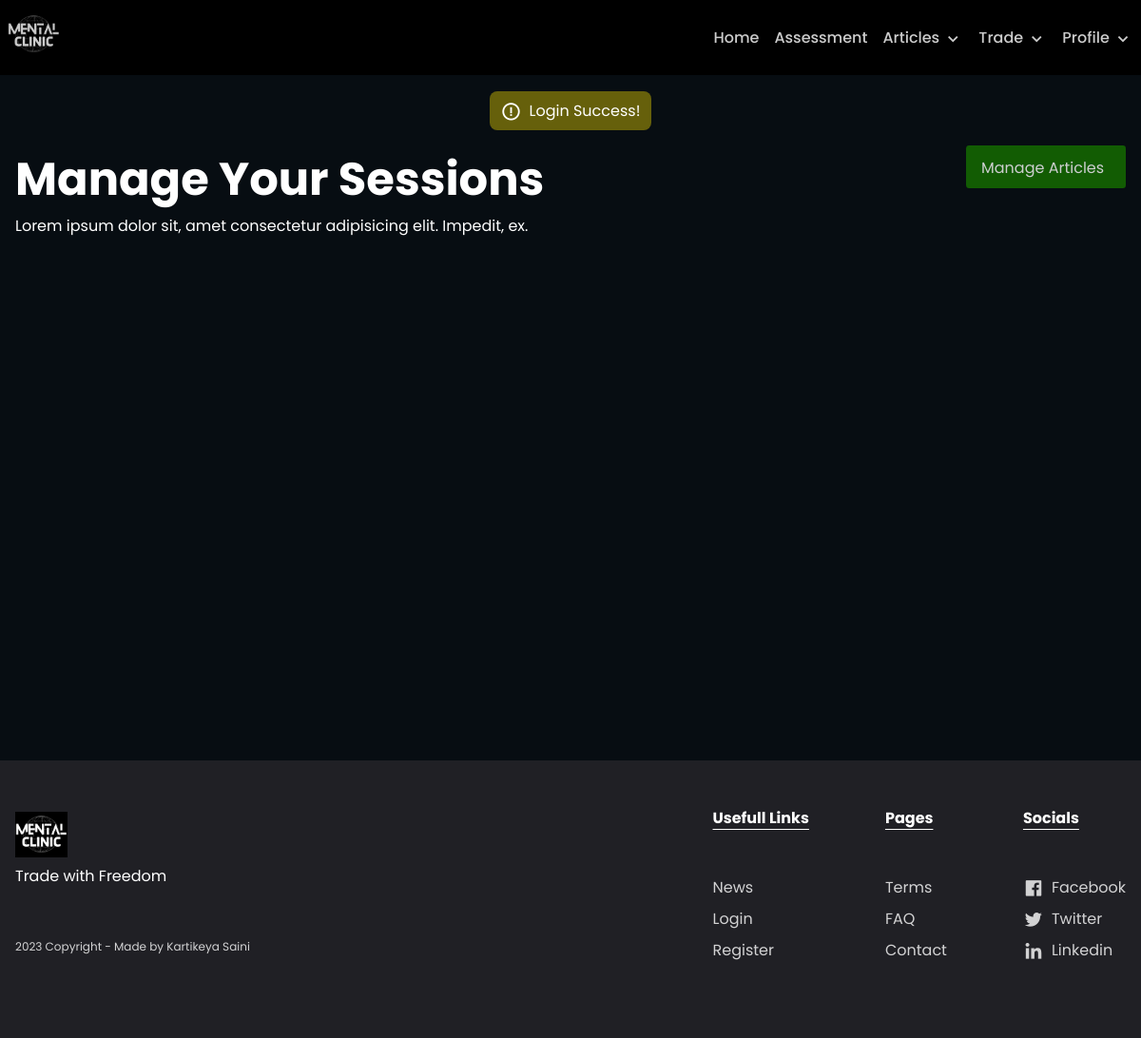
Page /?manage=sessions (signed in) on the earlier database version.
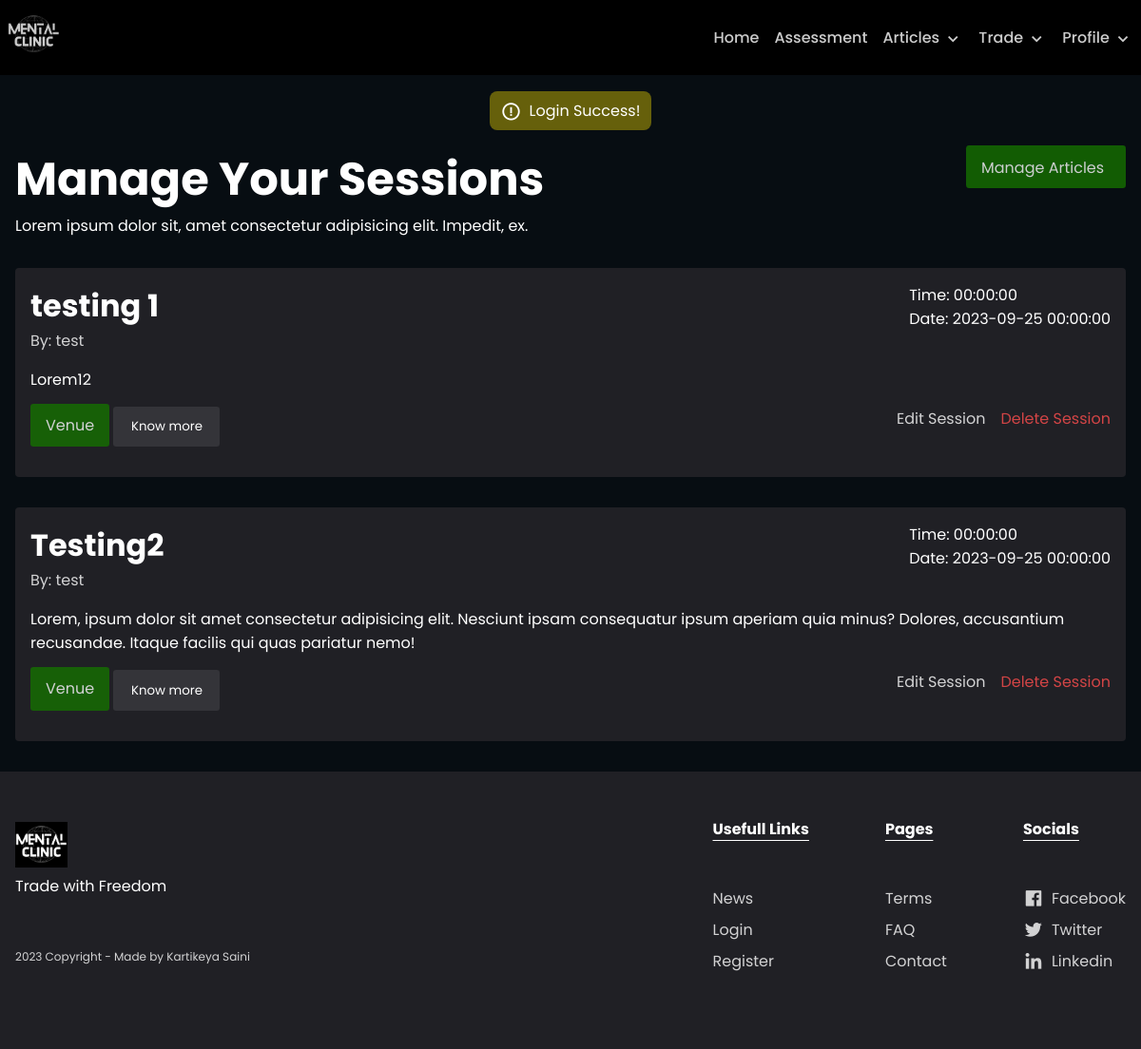
Same page on the later database version.
### tables this page shows
CREATE TABLE `sessions` (
  `id` int(11) NOT NULL,
  `email` varchar(256) NOT NULL,
  `name` varchar(256) NOT NULL,
  `heading` varchar(256) NOT NULL,
  `date` datetime DEFAULT NULL,
  `time` time DEFAULT NULL,
  `description` varchar(256) NOT NULL,
  `know_more` varchar(400) NOT NULL,
  `venue` varchar(400) NOT NULL DEFAULT '#',
  `updated_at` timestamp NOT NULL DEFAULT current_timestamp()
);

### php/functions.php (called while the page is built, shortened)
<?php
$conn = mysqli_connect(server, host, password, db_name);
function getSessionDetailsByUser($user)
{
    global $conn;
    $user = mysqli_real_escape_string($conn, $user);
    $query = "SELECT * FROM `sessions` WHERE `email` = '$user';";
    $result = mysqli_query($conn, $query);
    $sessions = array();
    if ($result && mysqli_num_rows($result) > 0) {
        while ($row = mysqli_fetch_assoc($result)) {
            $sessions[] = $row;
        }
    }
    return $sessions;
}

### pages/components/manageSessions.php (the view, shortened to what this page needs)
<?php
require_once("./php/functions.php");
$sessions = [];
if (isset($_GET["manage"]) && $_GET["manage"] == "sessions") {
    $email = $_SESSION["login"]["data"]["email"];
    $sessions = getSessionDetailsByUser($email);
}
?>
<section class="wrapper">
    <div class="error" id="error"><?php
                                    if (isset($_SESSION["err"]["err_msg"])) {
                                        echo "
            <div class='err__content'>
                <i class='bx bx-error-circle'></i>
                " . $_SESSION['err']['err_msg'] . "
            </div>
        ";
                                    }
                                    ?></div>
    <div class="container">
        <div class="session__heading">
            <div>
                <h3>Manage Your Sessions</h3>
                <p>Lorem ipsum dolor sit, amet consectetur adipisicing elit. Impedit, ex.</p>
            </div>
            <a href="?manage=articles" class="green__btn" style="max-width: 10.5rem; width: 100%;">Manage Articles</a>
        </div>
        <div class="sessions">
            <?php foreach ($sessions as $session) { ?>
                <div class="session">
                    <div class="session__heading">
                        <div>
                            <h4><?php echo $session['heading']; ?></h4>
                            <a href="?past&user=<?php echo $session['email']; ?>">By: <?php echo $session['name']; ?></a>
                        </div>
                        <div>
                            <p>Time: <?php echo $session['time']; ?></p>
                            <p>Date: <?php echo $session['date']; ?></p>
                        </div>
                    </div>
                    <div class="session__content">
                        <p><?php echo $session['description']; ?></p>
                        <div class="session__details">
                            <div>
                                <a href="<?= $session["venue"] ?>" class="green__btn" target="_blank" style="width:7.5rem;">Venue</a>
                                <button class="green__btn gray__btn know-more-button" data-details="<?php echo htmlspecialchars($session['know_more']); ?>">Know more</button>
                            </div>
                            <div class="manage__options">
                                <a class="" href="?manage=sessions&editSession=<?= $session['id'] ?>">Edit Session</a>
                                <a href="#" class="red__text" onclick="confirmDelete(<?= $session['id']; ?>)">Delete Session</a>
                            </div>
                        </div>
                    </div>
                </div>
            <?php } ?>
        </div>
    </div>
</section>

Differences in the rows shown:
added sessions: heading "testing 1", name "test", time "00:00:00", date "2023-09-25 00:00:00", description "Lorem12"
added sessions: heading "Testing2", name "test", time "00:00:00", date "2023-09-25 00:00:00", description "Lorem, ipsum dolor sit amet consectetur adipisicing elit. Nesciunt ipsam consequatur ipsum aperiam quia minus? Dolores, accusantium recusandae. Itaque facilis qui quas pariatur nemo!"
